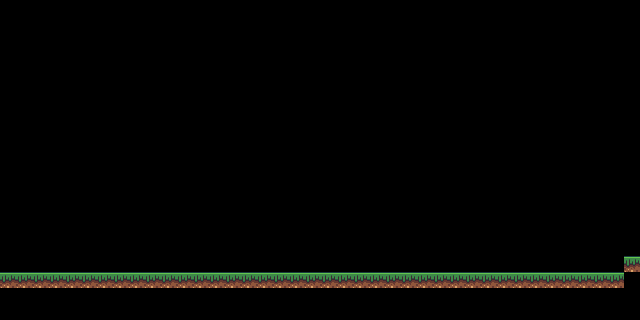

Rendered tile map (Tiled .tmx) drawn with the repository's tilesets; below, a short description and the full map source, tile grids included:
An orthogonal 40x20 tile map with 16x16 px tiles, 1 tile layer (Слой тайлов 1).

<map version="1.10" tiledversion="1.11.2" orientation="orthogonal" renderorder="right-down" width="40" height="20" tilewidth="16" tileheight="16" infinite="0" nextlayerid="2" nextobjectid="1">
 <tileset firstgid="1" source="pixels.tsx" />
 <layer id="1" name="Слой тайлов 1" width="40" height="20">
  <data encoding="csv">
0,0,0,0,0,0,0,0,0,0,0,0,0,0,0,0,0,0,0,0,0,0,0,0,0,0,0,0,0,0,0,0,0,0,0,0,0,0,0,0,
0,0,0,0,0,0,0,0,0,0,0,0,0,0,0,0,0,0,0,0,0,0,0,0,0,0,0,0,0,0,0,0,0,0,0,0,0,0,0,0,
0,0,0,0,0,0,0,0,0,0,0,0,0,0,0,0,0,0,0,0,0,0,0,0,0,0,0,0,0,0,0,0,0,0,0,0,0,0,0,0,
0,0,0,0,0,0,0,0,0,0,0,0,0,0,0,0,0,0,0,0,0,0,0,0,0,0,0,0,0,0,0,0,0,0,0,0,0,0,0,0,
0,0,0,0,0,0,0,0,0,0,0,0,0,0,0,0,0,0,0,0,0,0,0,0,0,0,0,0,0,0,0,0,0,0,0,0,0,0,0,0,
0,0,0,0,0,0,0,0,0,0,0,0,0,0,0,0,0,0,0,0,0,0,0,0,0,0,0,0,0,0,0,0,0,0,0,0,0,0,0,0,
0,0,0,0,0,0,0,0,0,0,0,0,0,0,0,0,0,0,0,0,0,0,0,0,0,0,0,0,0,0,0,0,0,0,0,0,0,0,0,0,
0,0,0,0,0,0,0,0,0,0,0,0,0,0,0,0,0,0,0,0,0,0,0,0,0,0,0,0,0,0,0,0,0,0,0,0,0,0,0,0,
0,0,0,0,0,0,0,0,0,0,0,0,0,0,0,0,0,0,0,0,0,0,0,0,0,0,0,0,0,0,0,0,0,0,0,0,0,0,0,0,
0,0,0,0,0,0,0,0,0,0,0,0,0,0,0,0,0,0,0,0,0,0,0,0,0,0,0,0,0,0,0,0,0,0,0,0,0,0,0,0,
0,0,0,0,0,0,0,0,0,0,0,0,0,0,0,0,0,0,0,0,0,0,0,0,0,0,0,0,0,0,0,0,0,0,0,0,0,0,0,0,
0,0,0,0,0,0,0,0,0,0,0,0,0,0,0,0,0,0,0,0,0,0,0,0,0,0,0,0,0,0,0,0,0,0,0,0,0,0,0,0,
0,0,0,0,0,0,0,0,0,0,0,0,0,0,0,0,0,0,0,0,0,0,0,0,0,0,0,0,0,0,0,0,0,0,0,0,0,0,0,0,
0,0,0,0,0,0,0,0,0,0,0,0,0,0,0,0,0,0,0,0,0,0,0,0,0,0,0,0,0,0,0,0,0,0,0,0,0,0,0,0,
0,0,0,0,0,0,0,0,0,0,0,0,0,0,0,0,0,0,0,0,0,0,0,0,0,0,0,0,0,0,0,0,0,0,0,0,0,0,0,0,
0,0,0,0,0,0,0,0,0,0,0,0,0,0,0,0,0,0,0,0,0,0,0,0,0,0,0,0,0,0,0,0,0,0,0,0,0,0,0,0,
0,0,0,0,0,0,0,0,0,0,0,0,0,0,0,0,0,0,0,0,0,0,0,0,0,0,0,0,0,0,0,0,0,0,0,0,0,0,0,2,
2,2,2,2,2,2,2,2,2,2,2,2,2,2,2,2,2,2,2,2,2,2,2,2,2,2,2,2,2,2,2,2,2,2,2,2,2,2,2,0,
0,0,0,0,0,0,0,0,0,0,0,0,0,0,0,0,0,0,0,0,0,0,0,0,0,0,0,0,0,0,0,0,0,0,0,0,0,0,0,0,
0,0,0,0,0,0,0,0,0,0,0,0,0,0,0,0,0,0,0,0,0,0,0,0,0,0,0,0,0,0,0,0,0,0,0,0,0,0,0,0
</data>
 </layer>
</map>
